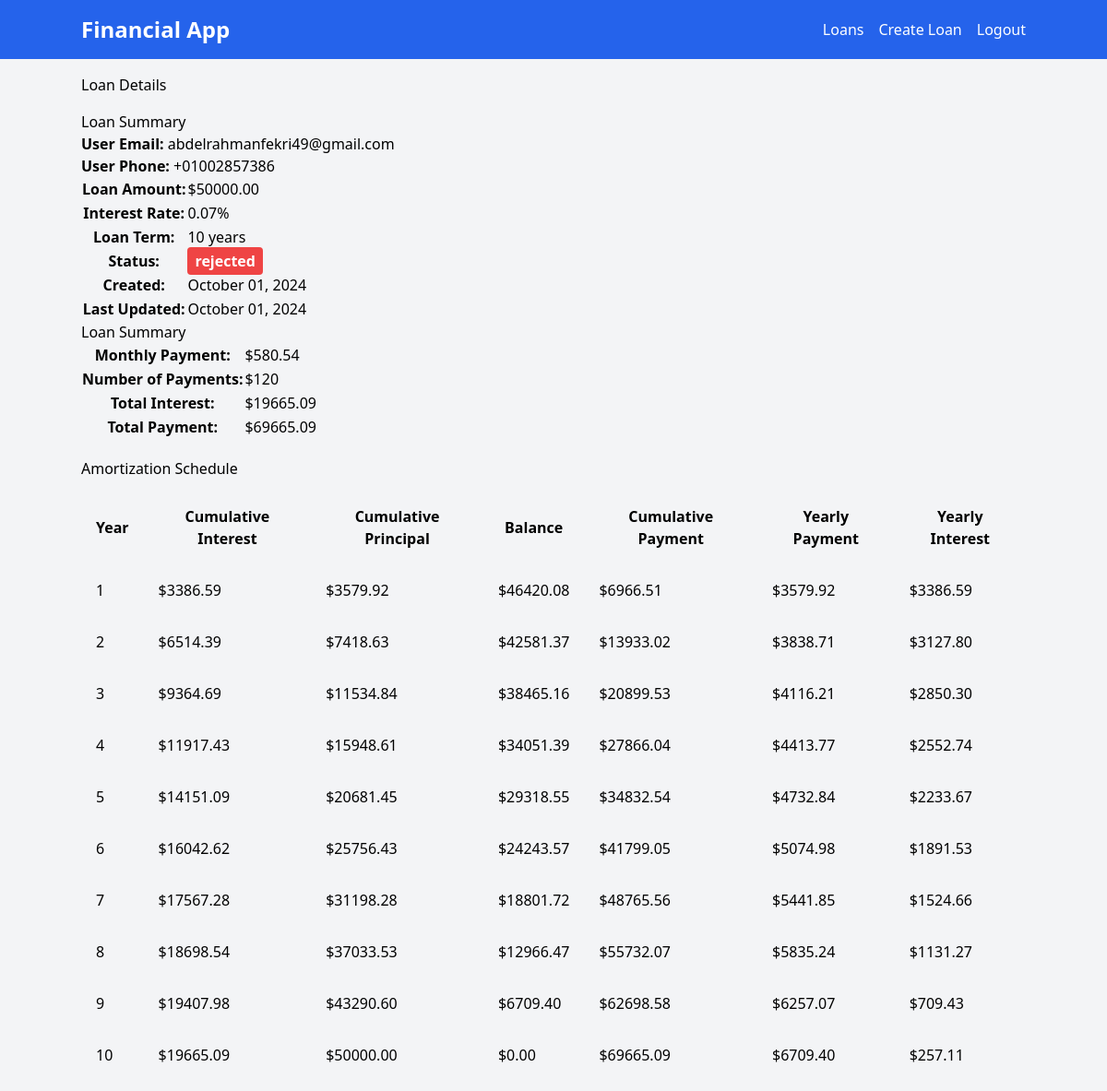
/loans/6/ (signed in), run on the app's committed database.
### loans/models.py (models this page shows, shortened)
class Loan(models.Model):
    STATUS_CHOICES = [
        ("pending", "Pending"),
        ("approved", "Approved"),
        ("rejected", "Rejected"),
    ]
    user = models.ForeignKey(settings.AUTH_USER_MODEL, on_delete=models.CASCADE)
    amount = models.DecimalField(max_digits=10, decimal_places=2)
    duration = models.PositiveIntegerField()
    interest_rate = models.DecimalField(max_digits=10, decimal_places=2)
    status = models.CharField(max_length=20, choices=STATUS_CHOICES, default="pending")
    created_at = models.DateTimeField(auto_now_add=True)
    updated_at = models.DateTimeField(auto_now=True)
    approved_at = models.DateTimeField(null=True, blank=True)
    rejected_at = models.DateTimeField(null=True, blank=True)
    approved_by = models.ForeignKey(
        settings.AUTH_USER_MODEL,
        on_delete=models.CASCADE,
        null=True,
        blank=True,
        related_name="approved_by",
    )
    rejected_by = models.ForeignKey(
        settings.AUTH_USER_MODEL,
        on_delete=models.CASCADE,
        null=True,
        blank=True,
        related_name="rejected_by",
    )
    monthly_payment = models.DecimalField(
        max_digits=10, decimal_places=2, null=True, blank=True
    )
    number_of_payments = models.PositiveIntegerField(null=True, blank=True)
    rate_per_period = models.DecimalField(
        max_digits=10, decimal_places=2, null=True, blank=True
    )
    total_interest = models.DecimalField(
        max_digits=10, decimal_places=2, null=True, blank=True
    )
    total_payment = models.DecimalField(
        max_digits=10, decimal_places=2, null=True, blank=True
    )

class AmortizationSchedule(models.Model):
    loan = models.ForeignKey(
        Loan, on_delete=models.CASCADE, related_name="amortization"
    )
    year = models.PositiveIntegerField()
    cumulative_interest = models.DecimalField(max_digits=10, decimal_places=2)
    cumulative_principal = models.DecimalField(max_digits=10, decimal_places=2)
    balance = models.DecimalField(max_digits=10, decimal_places=2)
    cumulative_payment = models.DecimalField(max_digits=10, decimal_places=2)
    yearly_payment = models.DecimalField(max_digits=10, decimal_places=2)
    yearly_interest = models.DecimalField(max_digits=10, decimal_places=2)

### users/models.py (models this page shows, shortened)
class CustomUser(AbstractUser):
    username = None
    email = models.EmailField(unique=True)
    phone_number = models.CharField(
        max_length=15,
        unique=True,
    )
    is_bank_admin_user = models.BooleanField(default=False)
    USERNAME_FIELD = "email"
    REQUIRED_FIELDS = ["phone_number"]
    objects = CustomUserManager()

### loans/views.py (the view)
# urls.py: path("<int:loan_id>/", views.loan_detail, name="details"),
@login_required
def loan_detail(request, loan_id):
    if request.user.is_bank_admin_user:
        loan = Loan.objects.get(pk=loan_id)
    else:
        loan = Loan.objects.get(pk=loan_id, user=request.user)
    return render(request, "loans/details.html", {"loan": loan})

### templates/loans/details.html
{%extends 'base.html'%} {%block title%}Home{%endblock%} {%block content%}
<div class="container mt-4">
  <h1 class="mb-4">Loan Details</h1>
  <div class="row">
    <div class="col-md-6">
      <div class="card">
        <div class="card-header">
          <h5 class="card-title">Loan Summary</h5>
        </div>
        <div class="card-body">
          <strong>User Email:</strong> {{ loan.user.email }} <br />
          <strong>User Phone: </strong>{{ loan.user.phone_number }} <br />
        </div>
        <div class="card-body">
          <table class="table table-borderless">
            <tr>
              <th>Loan Amount:</th>
              <td>${{ loan.amount }}</td>
            </tr>
            <tr>
              <th>Interest Rate:</th>
              <td>{{ loan.interest_rate }}%</td>
            </tr>
            <tr>
              <th>Loan Term:</th>
              <td>{{ loan.duration }} years</td>
            </tr>
            <tr>
              <th>Status:</th>
              <td>
                <span
                  class="font-bold py-1 px-2 rounded {% if loan.status == 'pending' %} bg-yellow-500 text-white {% elif loan.status == 'accepted' %} bg-green-500 text-white {% elif loan.status == 'rejected' %} bg-red-500 text-white {% else %} bg-gray-500 text-white {% endif %}"
                  >{{ loan.status }}</span
                >
              </td>
            </tr>
            <tr>
              <th>Created:</th>
              <td>{{ loan.created_at|date:"F d, Y" }}</td>
            </tr>
            <tr>
              <th>Last Updated:</th>
              <td>{{ loan.updated_at|date:"F d, Y" }}</td>
            </tr>
          </table>
        </div>
      </div>
    </div>
    <div class="col-md-6">
      <div class="card">
        <div class="card-header">
          <h5 class="card-title">Loan Summary</h5>
        </div>
        <div class="card-body">
          <table class="table table-borderless">
            <tr>
              <th>Monthly Payment:</th>
              <td>${{ loan.monthly_payment}}</td>
            </tr>
            <tr>
              <th>Number of Payments:</th>
              <td>${{ loan.number_of_payments }}</td>
            </tr>
            <tr>
              <th>Total Interest:</th>
              <td>${{ loan.total_interest }}</td>
            </tr>
            <tr>
              <th>Total Payment:</th>
              <td>${{ loan.total_payment }}</td>
            </tr>
          </table>
        </div>
      </div>
    </div>
  </div>
  <h2 class="mt-5 mb-3">Amortization Schedule</h2>
  <div class="table-responsive mb-12">
    <table class="table table-striped table-hover">
      <thead class="thead-dark">
        <tr>
          <th class="p-4">Year</th>
          <th class="p-4">Cumulative Interest</th>
          <th class="p-4">Cumulative Principal</th>
          <th class="p-4">Balance</th>
          <th class="p-4">Cumulative Payment</th>
          <th class="p-4">Yearly Payment</th>
          <th class="p-4">Yearly Interest</th>
        </tr>
      </thead>
      <tbody>
        {% for schedule in loan.amortization.all %}
        <tr>
          <td class="p-4">{{ schedule.year }}</td>
          <td class="p-4">${{ schedule.cumulative_interest }}</td>
          <td class="p-4">${{ schedule.cumulative_principal }}</td>
          <td class="p-4">${{ schedule.balance }}</td>
          <td class="p-4">${{ schedule.cumulative_payment }}</td>
          <td class="p-4">${{ schedule.yearly_payment }}</td>
          <td class="p-4">${{ schedule.yearly_interest }}</td>
        </tr>
        {% endfor %}
      </tbody>
    </table>
  </div>
</div>
{%endblock%}

### data on the page
Loan: user.email "abdelrahmanfekri49@gmail.com", user.phone_number "+01002857386", amount "50000.00", interest_rate "0.07", duration "10", status "rejected", created_at "October 01, 2024", updated_at "October 01, 2024", monthly_payment "580.54", number_of_payments "120", total_interest "19665.09", total_payment "69665.09"
AmortizationSchedule: year "1", cumulative_interest "3386.59", cumulative_principal "3579.92", balance "46420.08", cumulative_payment "6966.51", yearly_payment "3579.92", yearly_interest "3386.59"
AmortizationSchedule: year "2", cumulative_interest "6514.39", cumulative_principal "7418.63", balance "42581.37", cumulative_payment "13933.02", yearly_payment "3838.71", yearly_interest "3127.80"
AmortizationSchedule: year "3", cumulative_interest "9364.69", cumulative_principal "11534.84", balance "38465.16", cumulative_payment "20899.53", yearly_payment "4116.21", yearly_interest "2850.30"
AmortizationSchedule: year "4", cumulative_interest "11917.43", cumulative_principal "15948.61", balance "34051.39", cumulative_payment "27866.04", yearly_payment "4413.77", yearly_interest "2552.74"
AmortizationSchedule: year "5", cumulative_interest "14151.09", cumulative_principal "20681.45", balance "29318.55", cumulative_payment "34832.54", yearly_payment "4732.84", yearly_interest "2233.67"
AmortizationSchedule: year "6", cumulative_interest "16042.62", cumulative_principal "25756.43", balance "24243.57", cumulative_payment "41799.05", yearly_payment "5074.98", yearly_interest "1891.53"
AmortizationSchedule: year "7", cumulative_interest "17567.28", cumulative_principal "31198.28", balance "18801.72", cumulative_payment "48765.56", yearly_payment "5441.85", yearly_interest "1524.66"
AmortizationSchedule: year "8", cumulative_interest "18698.54", cumulative_principal "37033.53", balance "12966.47", cumulative_payment "55732.07", yearly_payment "5835.24", yearly_interest "1131.27"
AmortizationSchedule: year "9", cumulative_interest "19407.98", cumulative_principal "43290.60", balance "6709.40", cumulative_payment "62698.58", yearly_payment "6257.07", yearly_interest "709.43"
AmortizationSchedule: year "10", cumulative_interest "19665.09", cumulative_principal "50000.00", balance "0.00", cumulative_payment "69665.09", yearly_payment "6709.40", yearly_interest "257.11"
